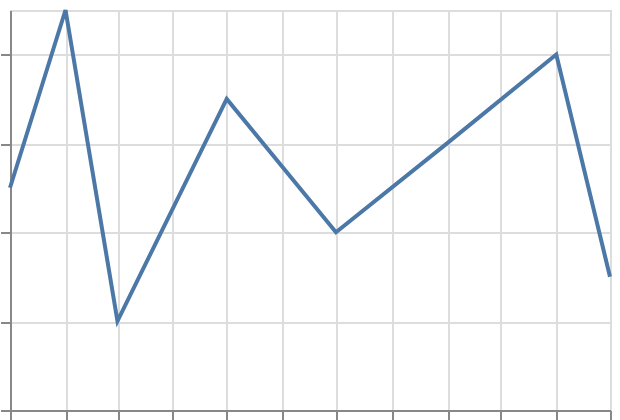

This figure's Vega-Lite source:
### Vega-Lite specification from a JSON file in a GitHub repository (floating-point values rounded to 4 significant figures)
{"$schema": "https://vega.github.io/schema/vega-lite/v6.json", "padding": 5, "autosize": "none", "width": 300, "height": 200, "data": {"name": "table", "values": [{"c": "A", "g": "p", "x": 1, "y": 2, "v": 5, "t": "2024-01-15", "o": {"v": 3}, "IMDB Rating": 6.1, "d": "x1"}, {"c": "B", "g": "q", "x": 2, "y": 4, "v": 9, "t": "2024-02-20", "o": {"v": 7}, "IMDB Rating": 7.4, "d": "x2"}, {"c": "A", "g": "q", "x": 3, "y": 3, "v": 2, "t": "2024-03-05", "o": {"v": 1}, "IMDB Rating": 5.2, "d": "x1"}, {"c": "C", "g": "p", "x": 4, "y": 6, "v": 7, "t": "2024-05-30", "o": {"v": 4}, "IMDB Rating": 8.8, "d": "x3"}, {"c": "B", "g": "p", "x": 5, "y": 5, "v": 4, "t": "2024-07-11", "o": {"v": 9}, "IMDB Rating": 6.9, "d": "x2"}, {"c": "C", "g": "q", "x": 6, "y": 8, "v": 6, "t": "2024-09-02", "o": {"v": 2}, "IMDB Rating": 7.7, "d": "x3"}, {"c": "A", "g": "p", "x": 7, "y": 7, "v": 8, "t": "2024-11-25", "o": {"v": 5}, "IMDB Rating": 4.4, "d": "x1"}, {"c": "B", "g": "q", "x": 8, "y": 9, "v": 3, "t": "2024-12-31", "o": {"v": 8}, "IMDB Rating": 9.1, "d": "x2"}]}, "mark": "line", "encoding": {"x": {"field": "t", "type": "temporal", "timeUnit": "yearmonth"}, "y": {"aggregate": "mean", "field": "v", "type": "quantitative"}}}
